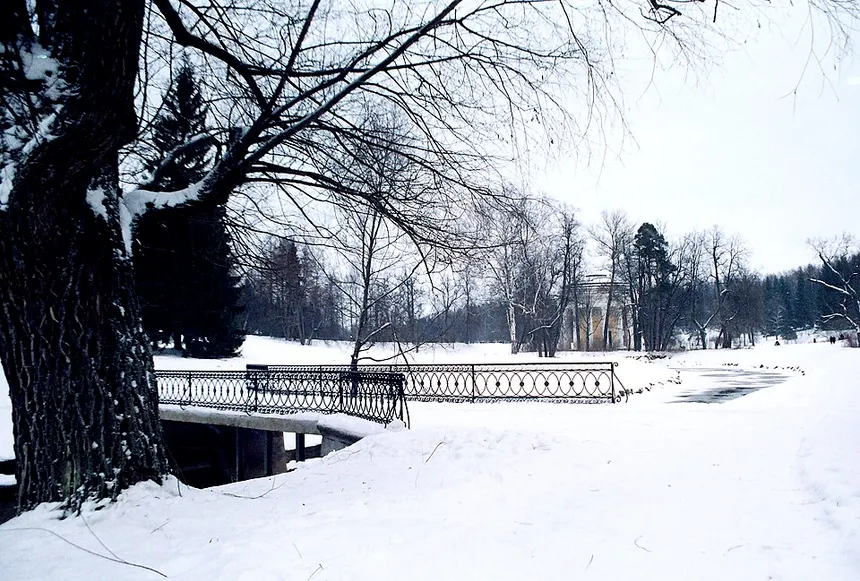
#> input picture thresh.webp, 860 x 581 px
$ jupyter execute Exp8.ipynb
#> lines starting #> are read from the running program, lines starting #| are printed output that depends on the picture; after the words box and inside, x2 and y2 are one past the last pixel; in counts of white or black regions, pixels touching at a corner belong together
[cell 1]
import cv2
import numpy as np
import matplotlib.pyplot as plt

[cell 2]
# Step 2: Read the image and convert to grayscale
# image = cv2.imread('flo.webp')
image = cv2.imread('thresh.webp')
#> image is the input picture: shape (581, 860, 3); mean B, G, R 172.3, 163.5, 157.9
gray_image = cv2.cvtColor(image, cv2.COLOR_BGR2GRAY)
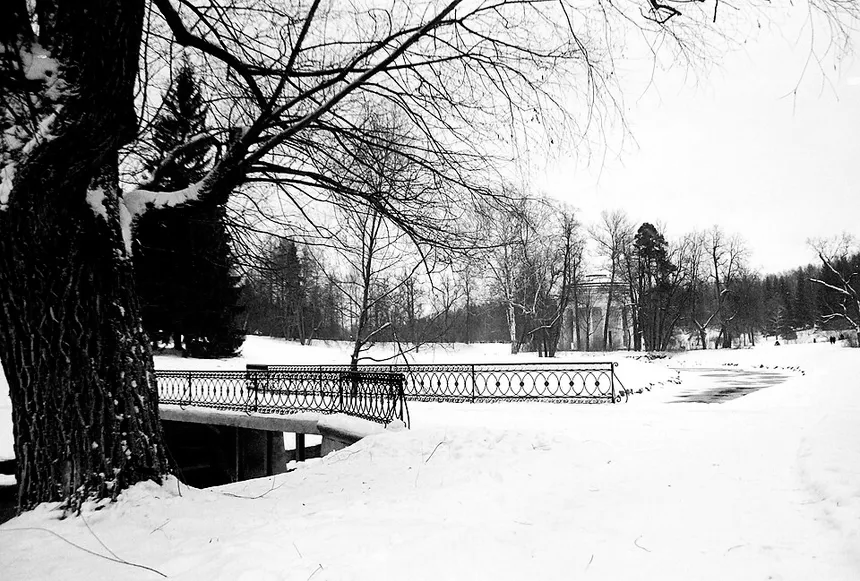
#> gray_image: shape (581, 860); min 0, max 255, mean 162.8

[cell 3]
plt.subplot(1, 1, 1)
plt.imshow(cv2.cvtColor(image, cv2.COLOR_BGR2RGB))
plt.title("Original Image")
plt.axis('off')
plt.show()

[cell 4]
# Step 3: Use Global Thresholding to segment the image
_, global_thresholded = cv2.threshold(gray_image, 127, 255, cv2.THRESH_BINARY)
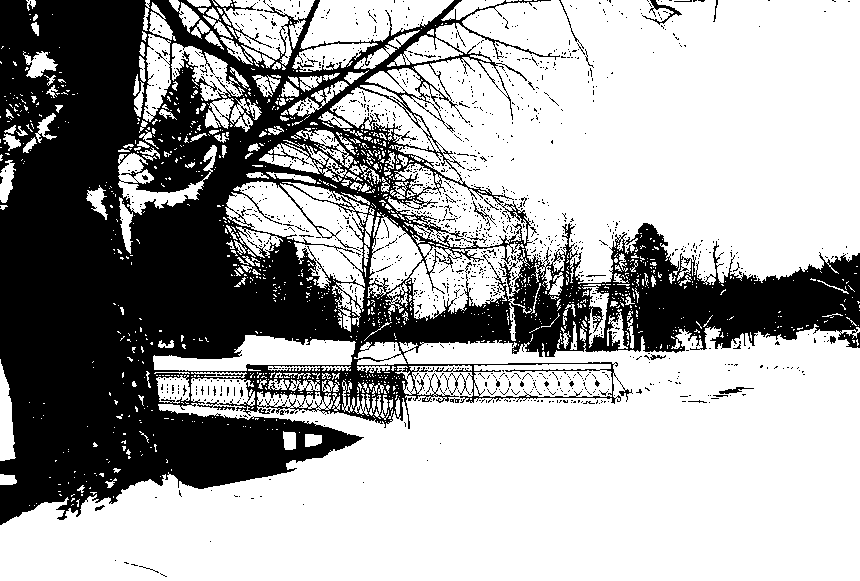
#> global_thresholded: shape (581, 860); 65.4% white; 1407 black regions (1373 under 20 px), largest, box (x1, y1, x2, y2) and area: (0, 0, 860, 525) 167510, (642, 0, 682, 25) 211, (719, 387, 754, 394) 100

[cell 5]
# Step 4: Use Adaptive Thresholding to segment the image
adaptive_thresholded = cv2.adaptiveThreshold(gray_image, 255, cv2.ADAPTIVE_THRESH_GAUSSIAN_C, cv2.THRESH_BINARY, 11, 2)
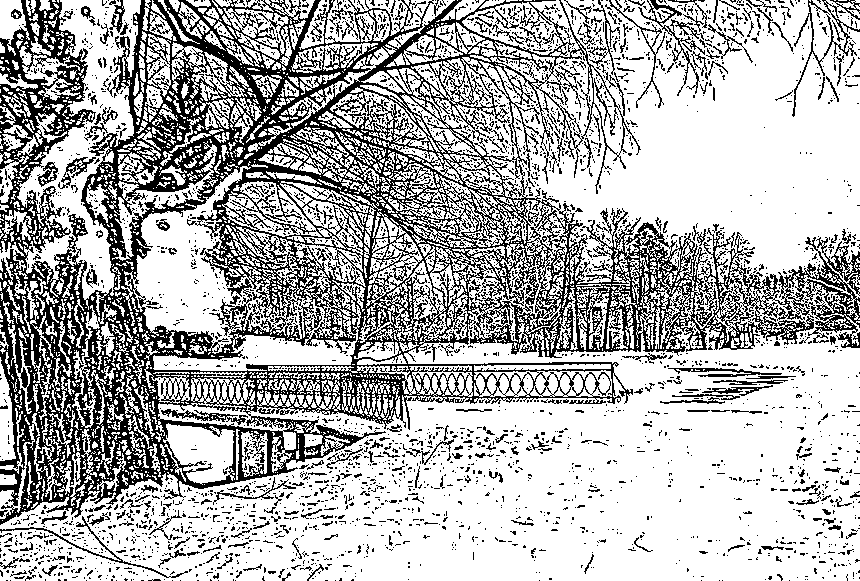
#> adaptive_thresholded: shape (581, 860); 69.6% white; black in thin lines or dots

[cell 6]
# Step 5: Use Otsu's method to segment the image
_, otsu_thresholded = cv2.threshold(gray_image, 0, 255, cv2.THRESH_BINARY + cv2.THRESH_OTSU)
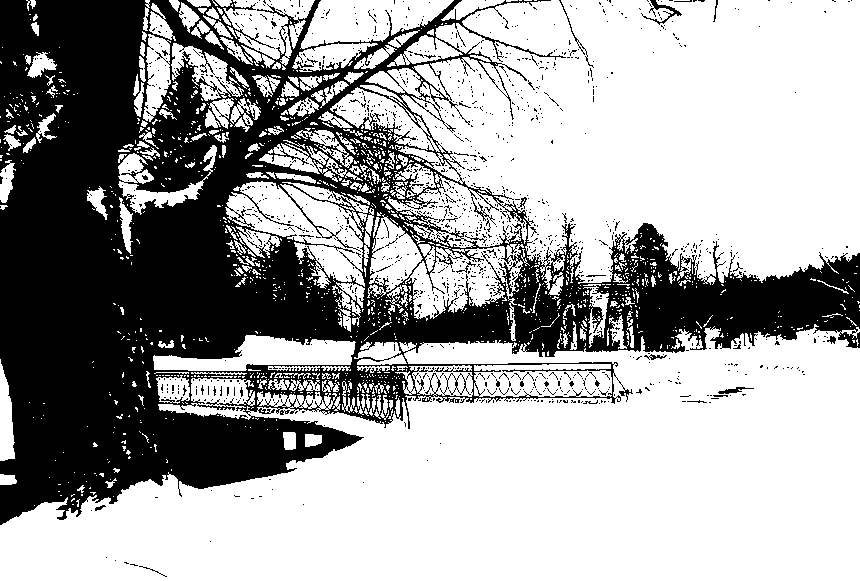
#> otsu_thresholded: shape (581, 860); 64.8% white; 1379 black regions (1346 under 20 px), largest, box (x1, y1, x2, y2) and area: (0, 0, 860, 525) 170463, (641, 0, 682, 25) 223, (559, 0, 594, 68) 116
